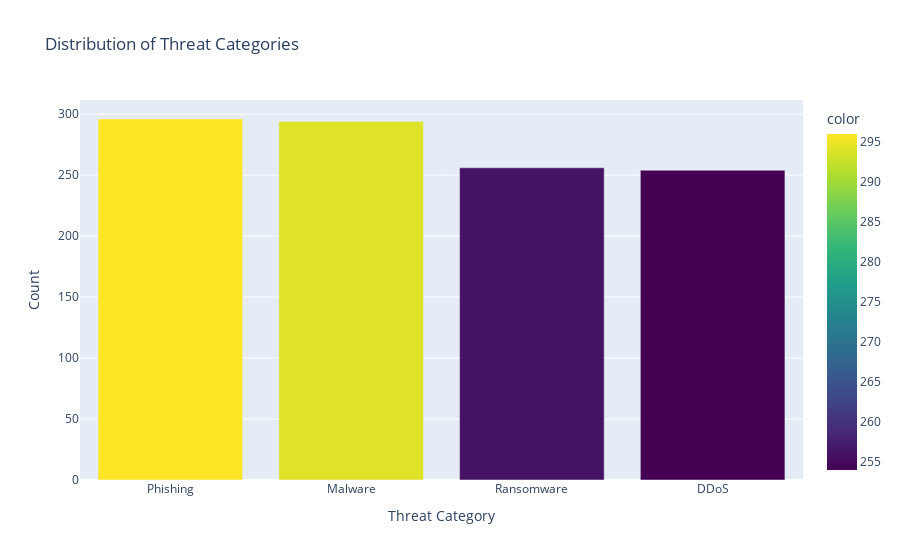

Here is the notebook cell this chart was saved with:
### Markdown cell above
#### 3. Trend And Pattern Analysis

### Code cell
# i. Most common threat categories by geographical location

def analyze_threats_by_location(df):
    
    # Threat category distribution
    threat_dist = df['Threat Category'].value_counts()
    
    # Threat by location
    location_threat = pd.crosstab(df['Geographical Location'], df['Threat Category'])
    
    # Normalizing by location
    location_threat_pct = location_threat.div(location_threat.sum(axis=1), axis=0) * 100
    
    return threat_dist, location_threat_pct

threat_dist, location_threat_pct = analyze_threats_by_location(df_clean)

# Visualization 1: Interactive bar plot of threat categories
fig1 = px.bar(x=threat_dist.index, y=threat_dist.values,
              title='Distribution of Threat Categories',
              labels={'x': 'Threat Category', 'y': 'Count'},
              color=threat_dist.values,
              color_continuous_scale='Viridis')
fig1.show()

# Visualization 2: Bar plot of threats by geographical location (REPLACED GEO-HEATMAP)
def create_location_threat_barplot(df):
    # Getting top locations by threat count
    location_threat_counts = df.groupby('Geographical Location').size().sort_values(ascending=False).head(10)
    
    # Creating bar plot
    
    plt.figure(figsize=(8, 6))
    location_threat_counts.plot(kind='bar', color='skyblue', edgecolor='black', alpha=0.7)
    plt.title('Top 10 Geographical Locations by Number of Threats', fontsize=16, fontweight='bold')
    plt.xlabel('Geographical Location', fontsize=12)
    plt.ylabel('Number of Threats', fontsize=12)
    plt.xticks(rotation=45, ha='right')
    plt.grid(axis='y', alpha=0.3)
    
    # Adding value labels on bars
    for i, v in enumerate(location_threat_counts.values):
        plt.text(i, v + 0.5, str(v), ha='center', va='bottom', fontweight='bold')
    
    plt.tight_layout()
    plt.show()
    
    return location_threat_counts

location_threat_counts = create_location_threat_barplot(df_clean)

# Additional bar plot: Threat distribution by location
def create_threat_distribution_by_location(df):
    
    # Getting top locations and threats
    top_locations = df['Geographical Location'].value_counts().head(5).index
    top_threats = df['Threat Category'].value_counts().head(5).index
    
    # Filtering data
    filtered_data = df[df['Geographical Location'].isin(top_locations) & 
                      df['Threat Category'].isin(top_threats)]
    
    # Creating cross-tabulation
    threat_by_location = pd.crosstab(filtered_data['Geographical Location'], 
                                    filtered_data['Threat Category'])
    
    # Creating stacked bar plot
    plt.figure(figsize=(8, 6))
    threat_by_location.plot(kind='bar', stacked=True, figsize=(14, 8))
    plt.title('Threat Category Distribution by Top Geographical Locations', fontsize=16, fontweight='bold')
    plt.xlabel('Geographical Location', fontsize=12)
    plt.ylabel('Number of Threats', fontsize=12)
    plt.xticks(rotation=45, ha='right')
    plt.legend(title='Threat Category', bbox_to_anchor=(1.05, 1), loc='upper left')
    plt.grid(axis='y', alpha=0.3)
    plt.tight_layout()
    plt.show()
    
    return threat_by_location

threat_by_location = create_threat_distribution_by_location(df_clean)

# ii. Relationship between attack vector, threat actor, and severity score
def analyze_attack_patterns(df):
    # Attack vector distribution
    attack_dist = df['Attack Vector'].value_counts()
    
    # Threat actor distribution
    actor_dist = df['Threat Actor'].value_counts().head(10)
    
    # Severity by attack vector
    severity_by_vector = df.groupby('Attack Vector')['Severity Score'].agg(['mean', 'std', 'count'])
    
    # Severity by threat actor
    severity_by_actor = df.groupby('Threat Actor')['Severity Score'].agg(['mean', 'std', 'count']).sort_values('mean', ascending=False).head(10)
    
    return attack_dist, actor_dist, severity_by_vector, severity_by_actor

attack_dist, actor_dist, severity_by_vector, severity_by_actor = analyze_attack_patterns(df_clean)

# Visualization 3: Network diagram of threat actors and attack vectors
def create_threat_network(df):
    G = nx.Graph()
    
    # Adding nodes for threat actors
    actors = df['Threat Actor'].unique()
    for actor in actors:
        G.add_node(actor, type='actor')
    
    # Adding nodes for attack vectors and create edges
    vectors = df['Attack Vector'].unique()
    for vector in vectors:
        G.add_node(vector, type='vector')
    
    # Creating edges based on co-occurrence
    for _, row in df.iterrows():
        actor = row['Threat Actor']
        vector = row['Attack Vector']
        if actor in G and vector in G:
            if G.has_edge(actor, vector):
                G[actor][vector]['weight'] += 1
            else:
                G.add_edge(actor, vector, weight=1)
    
    return G

threat_network = create_threat_network(df_clean)

# Plotting network
plt.figure(figsize=(8, 6))
pos = nx.spring_layout(threat_network, k=0.5, iterations=50)
nx.draw(threat_network, pos, with_labels=True, node_size=500, 
        node_color='lightblue', font_size=8, font_weight='bold')
plt.title('Threat Actor - Attack Vector Network Diagram')
plt.show()

### Figure 1 — Plotly figure (JSON) as saved in the notebook; plotly's stock layout.template omitted (floating-point values rounded to 4 significant figures)
{"data": [{"alignmentgroup": "True", "hovertemplate": "Threat Category=%{x}<br>Count=%{y}<br>color=%{marker.color}<extra></extra>", "legendgroup": "", "marker": {"color": [296, 294, 256, 254], "coloraxis": "coloraxis", "pattern": {"shape": ""}}, "name": "", "offsetgroup": "", "orientation": "v", "showlegend": false, "textposition": "auto", "type": "bar", "x": ["Phishing", "Malware", "Ransomware", "DDoS"], "xaxis": "x", "y": [296, 294, 256, 254], "yaxis": "y"}], "layout": {"autosize": true, "barmode": "relative", "coloraxis": {"colorbar": {"title": {"text": "color"}}, "colorscale": [[0, "#440154"], [0.1111, "#482878"], [0.2222, "#3e4989"], [0.3333, "#31688e"], [0.4444, "#26828e"], [0.5556, "#1f9e89"], [0.6667, "#35b779"], [0.7778, "#6ece58"], [0.8889, "#b5de2b"], [1, "#fde725"]]}, "legend": {"tracegroupgap": 0}, "title": {"text": "Distribution of Threat Categories"}, "xaxis": {"anchor": "y", "autorange": true, "domain": [0, 1], "range": [-0.5, 3.5], "title": {"text": "Threat Category"}, "type": "category"}, "yaxis": {"anchor": "x", "autorange": true, "domain": [0, 1], "range": [0, 311.6], "title": {"text": "Count"}, "type": "linear"}}}
